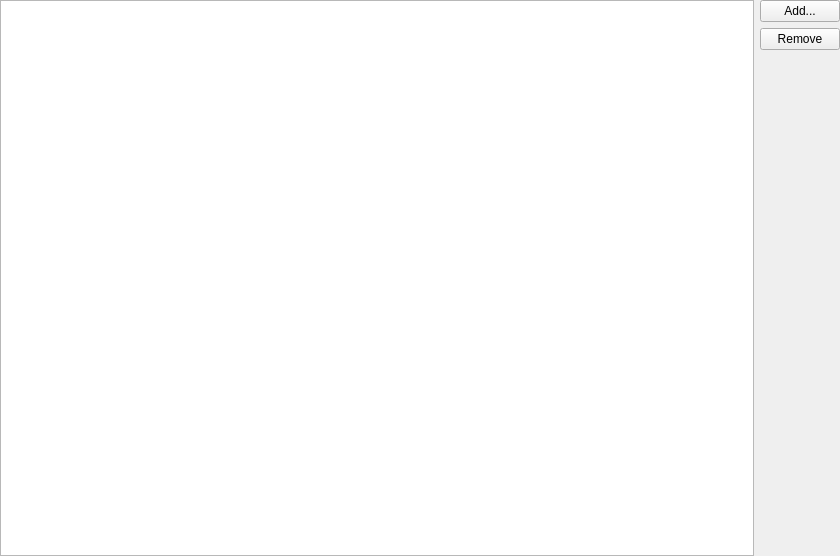
<?xml version="1.0" encoding="UTF-8"?>
<ui version="4.0">
 <class>AccountsWidget</class>
 <widget class="QWidget" name="AccountsWidget">
  <property name="geometry">
   <rect>
    <x>0</x>
    <y>0</y>
    <width>840</width>
    <height>556</height>
   </rect>
  </property>
  <property name="windowTitle">
   <string/>
  </property>
  <layout class="QHBoxLayout" name="horizontalLayout">
   <property name="margin">
    <number>0</number>
   </property>
   <item>
    <widget class="QTreeView" name="View_"/>
   </item>
   <item>
    <layout class="QVBoxLayout" name="verticalLayout">
     <item>
      <widget class="QPushButton" name="Add_">
       <property name="text">
        <string>Add...</string>
       </property>
      </widget>
     </item>
     <item>
      <widget class="QPushButton" name="Remove_">
       <property name="text">
        <string>Remove</string>
       </property>
      </widget>
     </item>
     <item>
      <spacer name="verticalSpacer">
       <property name="orientation">
        <enum>Qt::Vertical</enum>
       </property>
       <property name="sizeHint" stdset="0">
        <size>
         <width>20</width>
         <height>40</height>
        </size>
       </property>
      </spacer>
     </item>
    </layout>
   </item>
  </layout>
 </widget>
 <resources/>
 <connections/>
</ui>
